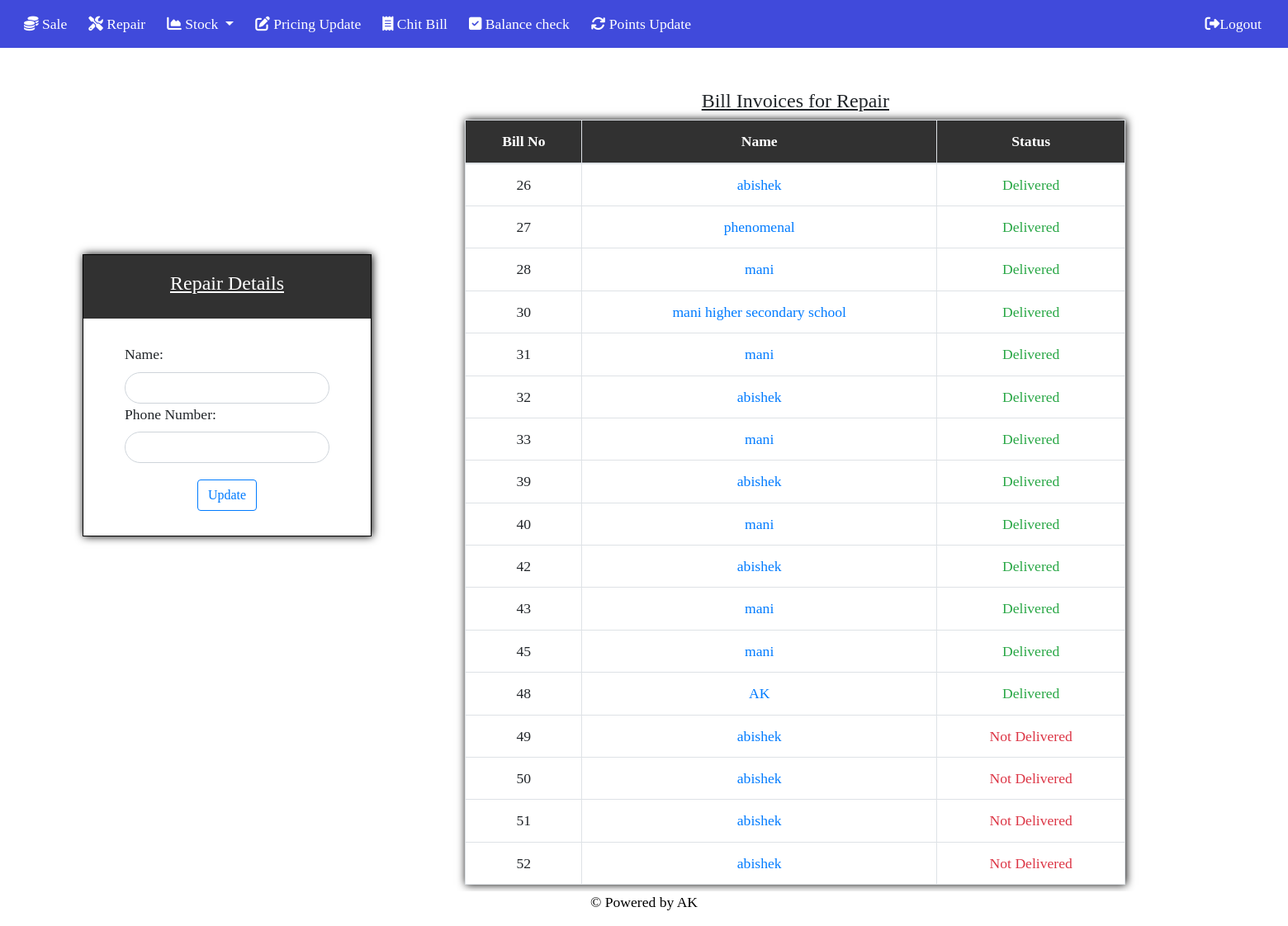
/shop/Repair/ (signed in), run on the app's committed database.
### Myapp/models.py (models this page shows, shortened)
class Repair(models.Model):
    Bill_No = models.CharField(max_length=32,default="")
    Name = models.CharField(max_length=32,default="")
    Phone_Number = models.CharField(max_length=16,default="")
    Metal_Type = models.CharField(max_length=256,default="[]")
    Item_Type = models.CharField(max_length=256,default="[]")
    Repairing_Reason = models.CharField(max_length=1024,default="[]")
    Amount = models.CharField(max_length=128,default="[]")
    Total_Amount = models.CharField(max_length=32,default="")
    Given_Date = models.CharField(default=str(date.today().strftime("%Y-%m-%d")),max_length=16)
    Delivery_Estimated_Date = models.CharField(default="[]",max_length=128)
    Delivery_Status = models.CharField(max_length=16,default="Not Delivered")
    Delivered_Date = models.CharField(default="",max_length=16)

### Myapp/views.py (the view)
@login_required
def RepairInitial(request):
    data = models.Repair.objects.all()
    if request.method == "POST":
        form = forms.RepairInitalForm(request.POST)
        if form.is_valid():
            dataNo = get_next_value(sequence_name="Repair_Bill_No")
            dataform = form.save()
            dataform.Bill_No = str(dataNo)
            dataform.save()
            data = dataNo
            return render(request,"Repair/RepairNew.html",{"datalink":data})
    else:
        form = forms.RepairInitalForm()
    return render(request,"Repair/RepairNew.html",{"form":form,"data":data})

### Myapp/forms.py
class RepairInitalForm(forms.ModelForm):
    def __init__(self,*args,**kwargs):
        super(RepairInitalForm,self).__init__(*args,**kwargs)
        for field in iter(self.fields):
            self.fields[field].widget.attrs.update(
                {
                'class':'form-control',
                })
    class Meta():
        model = models.Repair
        fields = ("Name","Phone_Number")

### Myapp/templates/Repair/RepairNew.html (shortened to what this page needs)
{% extends "FirstApp/base.html" %}
{% load static %}
{% block body-block %}
<div class="content" style="width: 1900px;">
    <div class="row">
            <div class="col-4">
                    <div class="col4content">
                        <div class="col4head">
                            <h4><u>Repair Details</u></h4>
                        </div>
                        <div class="col4body">
                            {% if form %}
                                <form method="post">
                                    {% for fields in form %}
                                        {{fields.label_tag}}
                                        {{fields}}
                                    {% endfor %}
                                    <div style="text-align: center;margin-top: 20px;">
                                        <input type="submit" value="Update" class="btn btn-outline-primary">
                                    </div>
                                </form>
                            {% elif datalink %}
                                <div style="text-align: center;padding-top: 30px;">
                                    <p><u>Click to proceed with the Billing Process</u></p>
                                    <h5><a href="{{datalink}}" style="color: black;text-decoration: none;" class="btn btn-outline-primary">Proceed</a></h5>
                                </div>
                            {% endif %}
                        </div>
                    </div>
                </div>
        {% if form %}
        <div class="col-8">
            <div class="col8content">
                <div class="col8head">
                    <h4><u>Bill Invoices for Repair</u></h4>
                </div>
                <div class="col8body">
                    <table class="table table-bordered" style="box-shadow: black 1px 0px 10px;">
                        <thead style="background-color: rgb(49,49,49);color: white;">
                            <tr>
                                <td><b>Bill No</b></td>
                                <td><b>Name</b></td>
                                <td><b>Status</b></td>
                            </tr>
                        </thead>
                        <tbody>
                            {% for data in data %}
                                <tr>
                                    <td>{{data.Bill_No}}</td>
                                    <td><a href="Details/{{data.id}}">{{data.Name}}</a></td>
                                    {% if data.Delivery_Status == "Delivered" %}
                                        <td class="text-success">{{data.Delivery_Status}}</td>
                                    {% else %}
                                        <td class="text-danger">{{data.Delivery_Status}}</td>
                                    {% endif %}
                                </tr>
                            {% endfor %}
                        </tbody>
                    </table>
                </div>
            </div>
        </div>
        {% else %}
        <div class="col-8" style="margin-top: 200px;padding-left: 200px;">
            <img src="{% static 'logo.jpg' %}" alt="" srcset="">
        </div>
        {% endif %}
    </div>
</div>
{% endblock %}

### Myapp/templates/Repair/RepairNew.html (style rules this page uses)
.col4content { margin-top: 250px; margin-left: 100px; width: 350px; border:1px solid black; margin-bottom: 50px; position: fixed; box-shadow: black 1px 0px 10px; }
.col4head { padding: 20px; background-color: rgb(49,49,49); color: white; text-align: center; }
.col4body { padding: 30px; padding-left: 50px; padding-right: 50px; }
.col8content { margin-top: 20px; text-align: center; width: 800px; margin-bottom: 50px; transform: translateX(-10%); }
.col8head { margin-top: 50px; }

### data on the page
Repair: Bill_No "26", Name "abishek", Delivery_Status "Delivered"
Repair: Bill_No "27", Name "phenomenal", Delivery_Status "Delivered"
Repair: Bill_No "28", Name "mani", Delivery_Status "Delivered"
Repair: Bill_No "30", Name "mani higher secondary school", Delivery_Status "Delivered"
Repair: Bill_No "31", Name "mani", Delivery_Status "Delivered"
Repair: Bill_No "32", Name "abishek", Delivery_Status "Delivered"
Repair: Bill_No "33", Name "mani", Delivery_Status "Delivered"
Repair: Bill_No "39", Name "abishek", Delivery_Status "Delivered"
Repair: Bill_No "40", Name "mani", Delivery_Status "Delivered"
Repair: Bill_No "42", Name "abishek", Delivery_Status "Delivered"
Repair: Bill_No "43", Name "mani", Delivery_Status "Delivered"
Repair: Bill_No "45", Name "mani", Delivery_Status "Delivered"
Repair: Bill_No "48", Name "AK", Delivery_Status "Delivered"
Repair: Bill_No "49", Name "abishek", Delivery_Status "Not Delivered"
Repair: Bill_No "50", Name "abishek", Delivery_Status "Not Delivered"
Repair: Bill_No "51", Name "abishek", Delivery_Status "Not Delivered"
Repair: Bill_No "52", Name "abishek", Delivery_Status "Not Delivered"

### other printed values
{{ fields.label_tag }} "Name:" "Phone Number:"
